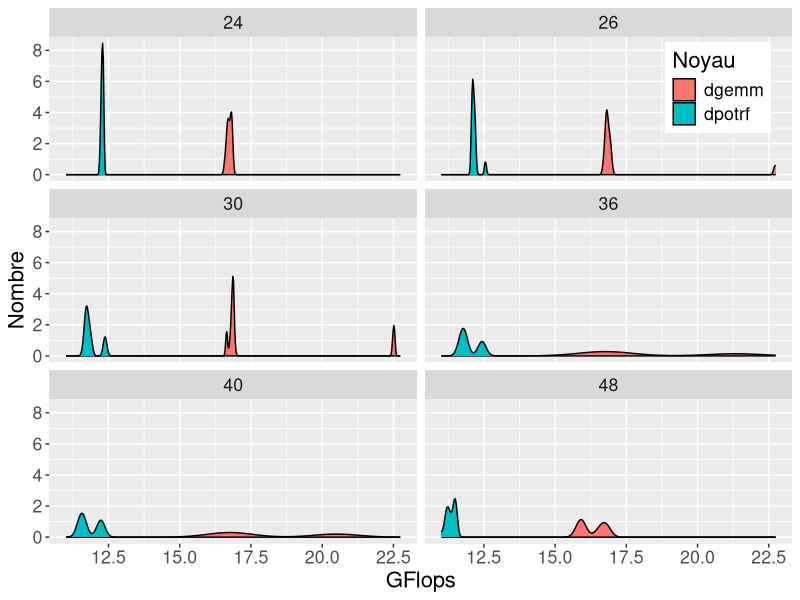

R code for this plot:
library(ggplot2)
library(plyr)
library(lattice)
library(reshape)

framegemm = read.table("./summarized_all_data_dgemm.dat", header=TRUE)
avg_dgemm = ddply(framegemm, c("Exp", "Blocksize", "Access", "total_cores", "kernel"), summarize, thread_avg = mean(GFlops), Std=sd(GFlops), Nxp=length(Exp))

frametrsm = read.table("./summarized_all_data_dtrsm.dat", header=TRUE)
avg_dtrsm = ddply(frametrsm, c("Exp", "Blocksize", "Access", "total_cores", "kernel"), summarize, thread_avg = mean(GFlops), Std=sd(GFlops), Nxp=length(Exp))

framepotrf = read.table("./summarized_all_data_dpotrf.dat", header=TRUE)
avg_dpotrf = ddply(framepotrf, c("Exp", "Blocksize", "Access", "total_cores", "kernel"), summarize, thread_avg = mean(GFlops), Std=sd(GFlops), Nxp=length(Exp))

framesyrk = read.table("./summarized_all_data_dsyrk.dat", header=TRUE)
avg_dsyrk = ddply(framesyrk, c("Exp", "Blocksize", "Access", "total_cores", "kernel"), summarize, thread_avg = mean(GFlops), Std=sd(GFlops), Nxp=length(Exp))

#df_gemm_0 = subset(framegemm, thread %% 4 == 0)
#avg_0 = ddply(df_gemm_0, c("Exp", "Blocksize", "Access", "total_cores", "kernel"), summarize, thread_avg = mean(GFlops), Std=sd(GFlops), Nxp=length(Exp))
#print(avg_0)
#df_gemm_1 = subset(framegemm, thread %% 4 == 1)
#avg_1 = ddply(df_gemm_1, c("Exp", "Blocksize", "Access", "total_cores", "kernel"), summarize, thread_avg = mean(GFlops), Std=sd(GFlops), Nxp=length(Exp))
#df_gemm_2 = subset(framegemm, thread %% 4 == 2)
#avg_2 = ddply(df_gemm_2, c("Exp", "Blocksize", "Access", "total_cores", "kernel"), summarize, thread_avg = mean(GFlops), Std=sd(GFlops), Nxp=length(Exp))
#df_gemm_3 = subset(framegemm, thread %% 4 == 3)
#avg_3 = ddply(df_gemm_3, c("Exp", "Blocksize", "Access", "total_cores", "kernel"), summarize, thread_avg = mean(GFlops), Std=sd(GFlops), Nxp=length(Exp))

combined = rbind(framegemm, framesyrk, frametrsm, framepotrf)
combined = subset(combined, Blocksize == 512 & Access == "remote" & (kernel == "dgemm" | kernel == "dpotrf"))
#combined = subset(combined, Blocksize == 512 & Access == "remote" & kernel == "dgemm")
combined = subset(combined, total_cores == 26 | total_cores == 24 | total_cores == 36 | total_cores == 30 | total_cores == 48 | total_cores == 40)
#combined_avg = rbind(avg_dgemm, avg_dsyrk, avg_dtrsm, avg_dpotrf)

pd = position_dodge(width=.1)




pdf("illustration_load_avg.pdf", width = 10, height=10)


#myplot = ggplot(combined, aes(x=thread, y = GFlops))
myplot = ggplot(combined, aes(x=GFlops, fill = as.factor(kernel)))
#myplot = myplot + geom_point(aes(colour=kernel, shape=kernel))
myplot = myplot + geom_density()
myplot = myplot + scale_fill_discrete(name="Noyau")
myplot = myplot + expand_limits(y=0)
myplot = myplot + facet_wrap(~total_cores, ncol=2)
myplot = myplot + theme(legend.position=c(0.90, 0.90), text=element_text(size=16))
myplot = myplot + ylab("Nombre")
myplot = myplot + xlab("GFlops")
myplot = myplot + labs(colour="Noyau", shape="Noyau", fill="Noyau")

#myplot = myplot + geom_bar(stat="identity", position=position_dodge())
#myplot = myplot + geom_line(data=subset(avg_0, Access="remote"))
#myplot = myplot + geom_line(data=subset(avg_1, Access="remote"))
#myplot = myplot + geom_line(data=subset(avg_2, Access="remote"))
#myplot = myplot + geom_line(data=subset(avg_3, Access="remote"))
#myplot = myplot + geom_line(data=combined, aes(colour=kernel))
#myplot = myplot + theme(legend.position="right", legend.title=element_text(size=14), legend.text=element_text(size=13), axis.text=element_text(size=12))
#myplot = myplot + theme(legend.position=c(0.75, 0.25))
#myplot = myplot + ggtitle("Plot, courbe par noeud")

print(myplot)
dev.off()
quit()
